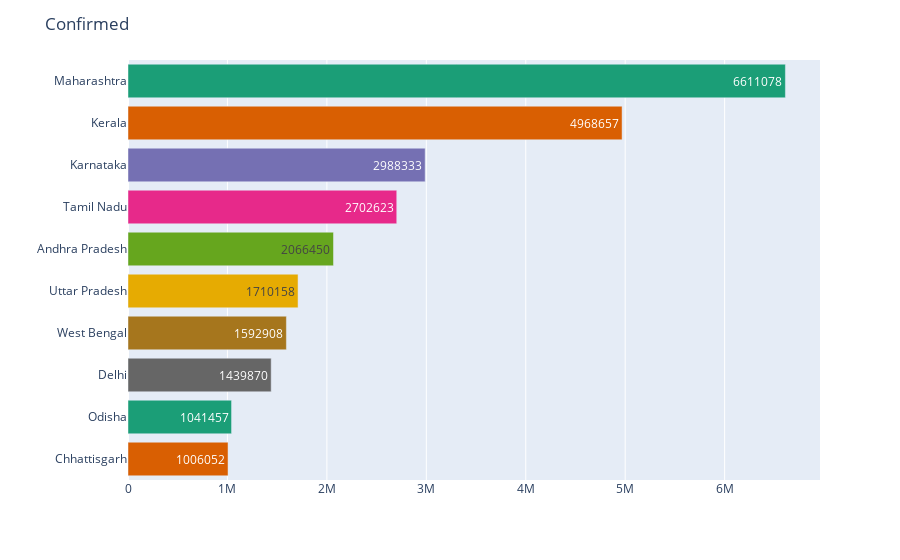

Here is the notebook cell this chart was saved with:
### Code cell
plot_topn_states('Confirmed',  10)

### Figure 1 — Plotly figure (JSON) as saved in the notebook; plotly's stock layout.template omitted (floating-point values rounded to 4 significant figures)
{"data": [{"alignmentgroup": "True", "hovertemplate": "State=%{y}<br>Confirmed=%{text}<extra></extra>", "legendgroup": "Maharashtra", "marker": {"color": "rgb(27,158,119)", "pattern": {"shape": ""}}, "name": "Maharashtra", "offsetgroup": "Maharashtra", "orientation": "h", "showlegend": true, "text": [6611078], "textposition": "auto", "type": "bar", "x": [6611078], "xaxis": "x", "y": ["Maharashtra"], "yaxis": "y"}, {"alignmentgroup": "True", "hovertemplate": "State=%{y}<br>Confirmed=%{text}<extra></extra>", "legendgroup": "Kerala", "marker": {"color": "rgb(217,95,2)", "pattern": {"shape": ""}}, "name": "Kerala", "offsetgroup": "Kerala", "orientation": "h", "showlegend": true, "text": [4968657], "textposition": "auto", "type": "bar", "x": [4968657], "xaxis": "x", "y": ["Kerala"], "yaxis": "y"}, {"alignmentgroup": "True", "hovertemplate": "State=%{y}<br>Confirmed=%{text}<extra></extra>", "legendgroup": "Karnataka", "marker": {"color": "rgb(117,112,179)", "pattern": {"shape": ""}}, "name": "Karnataka", "offsetgroup": "Karnataka", "orientation": "h", "showlegend": true, "text": [2988333], "textposition": "auto", "type": "bar", "x": [2988333], "xaxis": "x", "y": ["Karnataka"], "yaxis": "y"}, {"alignmentgroup": "True", "hovertemplate": "State=%{y}<br>Confirmed=%{text}<extra></extra>", "legendgroup": "Tamil Nadu", "marker": {"color": "rgb(231,41,138)", "pattern": {"shape": ""}}, "name": "Tamil Nadu", "offsetgroup": "Tamil Nadu", "orientation": "h", "showlegend": true, "text": [2702623], "textposition": "auto", "type": "bar", "x": [2702623], "xaxis": "x", "y": ["Tamil Nadu"], "yaxis": "y"}, {"alignmentgroup": "True", "hovertemplate": "State=%{y}<br>Confirmed=%{text}<extra></extra>", "legendgroup": "Andhra Pradesh", "marker": {"color": "rgb(102,166,30)", "pattern": {"shape": ""}}, "name": "Andhra Pradesh", "offsetgroup": "Andhra Pradesh", "orientation": "h", "showlegend": true, "text": [2066450], "textposition": "auto", "type": "bar", "x": [2066450], "xaxis": "x", "y": ["Andhra Pradesh"], "yaxis": "y"}, {"alignmentgroup": "True", "hovertemplate": "State=%{y}<br>Confirmed=%{text}<extra></extra>", "legendgroup": "Uttar Pradesh", "marker": {"color": "rgb(230,171,2)", "pattern": {"shape": ""}}, "name": "Uttar Pradesh", "offsetgroup": "Uttar Pradesh", "orientation": "h", "showlegend": true, "text": [1710158], "textposition": "auto", "type": "bar", "x": [1710158], "xaxis": "x", "y": ["Uttar Pradesh"], "yaxis": "y"}, {"alignmentgroup": "True", "hovertemplate": "State=%{y}<br>Confirmed=%{text}<extra></extra>", "legendgroup": "West Bengal", "marker": {"color": "rgb(166,118,29)", "pattern": {"shape": ""}}, "name": "West Bengal", "offsetgroup": "West Bengal", "orientation": "h", "showlegend": true, "text": [1592908], "textposition": "auto", "type": "bar", "x": [1592908], "xaxis": "x", "y": ["West Bengal"], "yaxis": "y"}, {"alignmentgroup": "True", "hovertemplate": "State=%{y}<br>Confirmed=%{text}<extra></extra>", "legendgroup": "Delhi", "marker": {"color": "rgb(102,102,102)", "pattern": {"shape": ""}}, "name": "Delhi", "offsetgroup": "Delhi", "orientation": "h", "showlegend": true, "text": [1439870], "textposition": "auto", "type": "bar", "x": [1439870], "xaxis": "x", "y": ["Delhi"], "yaxis": "y"}, {"alignmentgroup": "True", "hovertemplate": "State=%{y}<br>Confirmed=%{text}<extra></extra>", "legendgroup": "Odisha", "marker": {"color": "rgb(27,158,119)", "pattern": {"shape": ""}}, "name": "Odisha", "offsetgroup": "Odisha", "orientation": "h", "showlegend": true, "text": [1041457], "textposition": "auto", "type": "bar", "x": [1041457], "xaxis": "x", "y": ["Odisha"], "yaxis": "y"}, {"alignmentgroup": "True", "hovertemplate": "State=%{y}<br>Confirmed=%{text}<extra></extra>", "legendgroup": "Chhattisgarh", "marker": {"color": "rgb(217,95,2)", "pattern": {"shape": ""}}, "name": "Chhattisgarh", "offsetgroup": "Chhattisgarh", "orientation": "h", "showlegend": true, "text": [1006052], "textposition": "auto", "type": "bar", "x": [1006052], "xaxis": "x", "y": ["Chhattisgarh"], "yaxis": "y"}], "layout": {"autosize": true, "barmode": "relative", "legend": {"title": {"text": "State"}, "tracegroupgap": 0}, "margin": {"t": 60}, "showlegend": false, "title": {"text": "Confirmed"}, "xaxis": {"anchor": "y", "autorange": true, "domain": [0, 1], "range": [0, 6959000.0], "title": {"text": ""}, "type": "linear"}, "yaxis": {"anchor": "x", "autorange": true, "categoryarray": ["Chhattisgarh", "Odisha", "Delhi", "West Bengal", "Uttar Pradesh", "Andhra Pradesh", "Tamil Nadu", "Karnataka", "Kerala", "Maharashtra"], "categoryorder": "total ascending", "domain": [0, 1], "range": [-0.5, 9.5], "title": {"text": ""}, "type": "category"}}}
